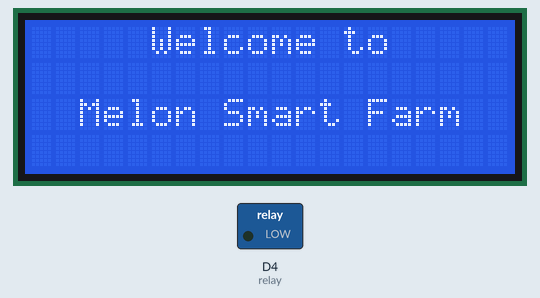
This sketch was run on a simulated ESP8266 (NodeMCU). Parts: 20×4 character LCD, switched loads named in the sketch (green lamp = pin HIGH). WiFi joins after 1.5 s; servers stay silent unless stated; the local clock reads 2024-03-15 10:24:30 at power-on unless the sketch sets it; what the sketch prints to the serial monitor is not drawn.

Above: at 2.1 s.
At 5.2 s:
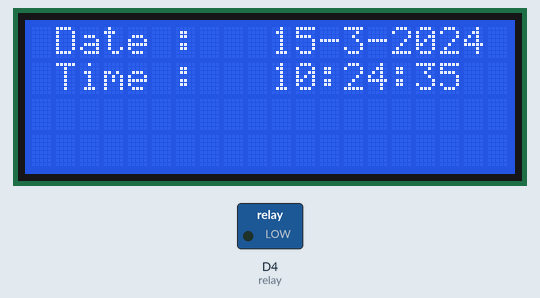
At 13.4 s:
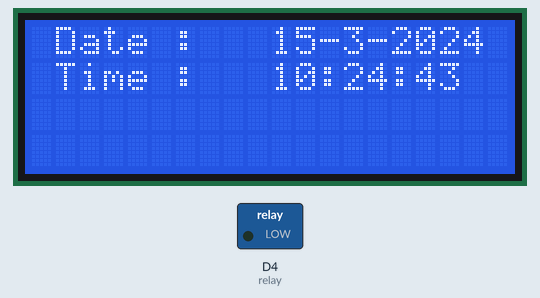
At 21.7 s:
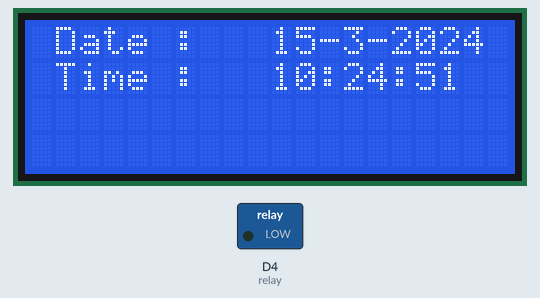
At 30.0 s:
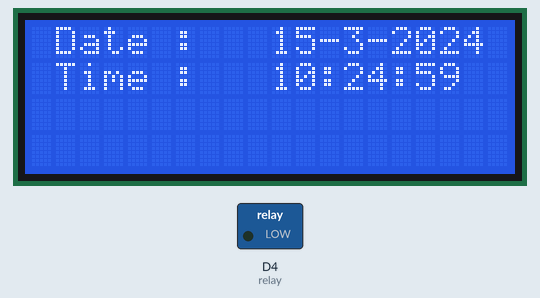
At 38.2 s:
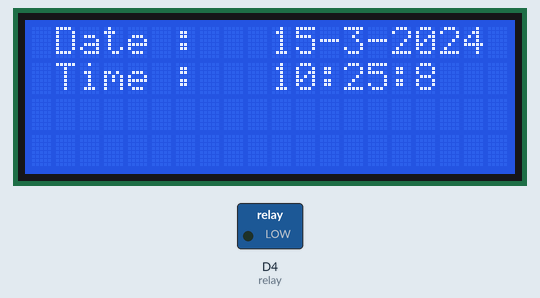

The sketch:

time_lcd_relay.ino
```cpp
#include <ESP8266WiFi.h>
#include <time.h>
#include <Wire.h>
#include <LCD.h>
#include <LiquidCrystal_I2C.h>

#define I2C_ADDR 0x27   //  กำหนดตำแหน่ง Address ของ I2C
#define BACKLIGHT_PIN 3

LiquidCrystal_I2C lcd(I2C_ADDR,2,1,0,4,5,6,7);

const char* ssid = "AndroidAP";               //ใส่ชื่อ SSID Wifi
const char* password = "fnei9721";            //ใส่รหัสผ่าน

String ntp_day = "";
String ntp_time = "";

int timezone = 7 * 3600;                      //ค่า TimeZone ตามเวลาประเทศไทย
int dst = 0;                                  //ค่า Date Swing Time

int relay = D4;

void setup()
{
  pinMode(relay, OUTPUT);
  Serial.begin(115200);
  Serial.setDebugOutput(true);

  WiFi.mode(WIFI_STA);                                              //เชื่อมต่อ Wifi
  WiFi.begin(ssid, password);
  Serial.println("\nConnecting to WiFi");
  while (WiFi.status() != WL_CONNECTED) {
     Serial.print(",");
     delay(1000);
   }
  configTime(timezone, dst, "pool.ntp.org", "time.nist.gov");     //ดึงเวลาจาก Server
  Serial.println("\nWaiting for time");
  while (!time(nullptr)) {
    Serial.print(".");
    delay(1000);
  }
  Serial.println("");

  lcd.begin (20,4);
// Switch on the backlight
  lcd.setBacklightPin(BACKLIGHT_PIN,POSITIVE);
  lcd.setBacklight(HIGH);
  lcd.home ();                    // ไปที่ตัวอักษรที่ 0 แถวที่ 1

  lcd.setCursor(5,0);             // ไปทตัวอักษรที่ 6 แถวที่ 1
  lcd.print("Welcome to");

  lcd.setCursor(2,2);             // ไปที่ตัวอักษรที่ 3 แถวที่ 3
  lcd.print("Melon Smart Farm");

  delay(3000);
}

void loop()
{
  show_in_lcd();
  water_the_plants();

  delay(1000);
}

void show_in_lcd() {
  lcd.clear();
  time_t now = time(nullptr);
  struct tm* p_tm = localtime(&now);

  Serial.print(p_tm->tm_hour); Serial.print(":");
  Serial.print(p_tm->tm_min); Serial.print(":");
  Serial.println(p_tm->tm_sec);
  Serial.println(ctime(&now));

  ntp_time = String(p_tm->tm_hour);
  ntp_time += ":";
  ntp_time += String(p_tm->tm_min);
  ntp_time += ":";
  ntp_time += String(p_tm->tm_sec);

  ntp_day = String(p_tm->tm_mday);
  ntp_day += "-";
  ntp_day += String(p_tm->tm_mon + 1);
  ntp_day += "-";
  ntp_day += String(p_tm->tm_year + 1900);

  lcd.setCursor(1, 0);
  lcd.print("Date :");
  lcd.setCursor(10, 0);
  lcd.print(ntp_day);

  lcd.setCursor(1, 1);
  lcd.print("Time :");
  lcd.setCursor(10, 1);
  lcd.print(ntp_time);
}

void water_the_plants() {
  time_t now = time(nullptr);
  struct tm* p_tm = localtime(&now);
  if(   p_tm->tm_year == 119 && p_tm->tm_mon == 3
        && p_tm->tm_hour == 7 && p_tm->tm_min == 00) {
    digitalWrite(relay, 1);
  }
  else if(p_tm->tm_year == 119 && p_tm->tm_mon == 3
          && p_tm->tm_hour == 7 && p_tm->tm_min == 20) {
    digitalWrite(relay, 0);
  }

  if ( p_tm->tm_year == 119 && p_tm->tm_mon == 3
       && p_tm->tm_hour == 11 && p_tm->tm_min == 00) {
    digitalWrite(relay, 1);
  }
  else if(p_tm->tm_year == 119 && p_tm->tm_mon == 3
          && p_tm->tm_hour == 11 && p_tm->tm_min == 20) {
    digitalWrite(relay, 0);
  }

  if (  p_tm->tm_year == 119 && p_tm->tm_mon == 3
        && p_tm->tm_hour == 15 && p_tm->tm_min == 00) {
    digitalWrite(relay, 1);
  }
  else if(p_tm->tm_year == 119 && p_tm->tm_mon == 3
          && p_tm->tm_hour == 15 && p_tm->tm_min == 20) {
    digitalWrite(relay, 0);
  }
}
```

Measured:
- what the display in image 0 shows lasts 3.0 s, from 2.1 s to 5.1 s
- what the display in image 2 shows lasts 1.0 s, from 13.4 s to 14.4 s
